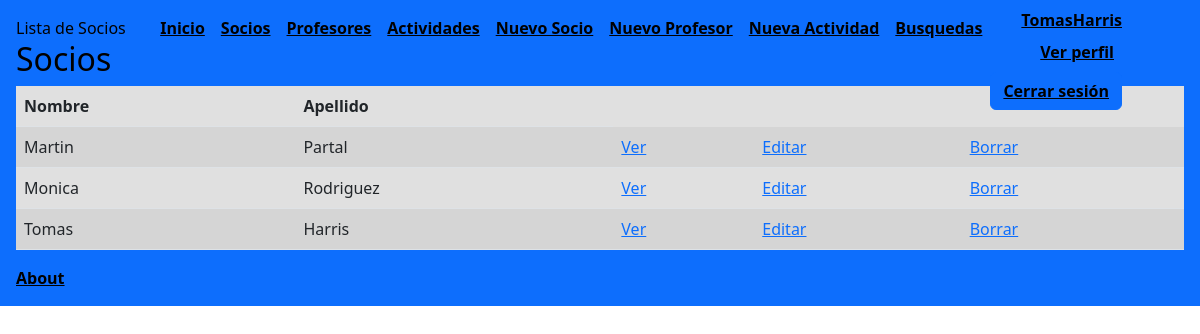
The app's page /lista-socios/ (signed in) with its own data.
### AppProyecto/models.py (models this page shows, shortened)
class Socios(models.Model):
    nombre = models.CharField(max_length=30)
    apellido = models.CharField(max_length=30)
    documento = models.IntegerField()
    email = models.EmailField()
    actividad = models.CharField(max_length=30)

### AppProyecto/views.py (the view)
# urls.py: path('lista-socios/', views.lista_socios, name='lista-socios'),
@login_required
def lista_socios(req):
    socios = Socios.objects.all()
    return render(req, 'appProyecto/socios.html', {'socios': socios})

### AppProyecto/templates/appProyecto/socios.html (shortened to what this page needs)
<!DOCTYPE html>
<html lang="en">
<head>
</head>
<body>
    {% extends "appProyecto/padre.html" %}
    {% load static %}
    {% block contenidoQueCambia %}
    {% block titulo %}Lista de Socios{% endblock %}
<h2>Socios</h2>
<table class="table table-striped" style="background-color: rgb(224, 224, 224);">
    <thead>
        <tr>
            <th>Nombre</th>
            <th>Apellido</th>
        </tr>
    </thead>
    <tbody>
        {% for socio in socios %}
        <tr>
            <td>{{ socio.nombre }}</td>
            <td>{{ socio.apellido }}</td>
            <td> <a href="{% url 'Detail-socio' socio.id %}">Ver</a></td>
            <td><a href="{% url 'Edit-socio' socio.id %}">Editar</a></td>
            <td><a href="{% url 'Delete-socio' socio.id %}">Borrar</a></td>
        </tr>
        {% endfor %}
    </tbody>
</table>
    {% endblock %}

### AppProyecto/templates/appProyecto/padre.html (shortened to what this page needs)
<!DOCTYPE html>
<html lang="en">
    {% load static %}
<head>
    <link href="https://cdn.jsdelivr.net/npm/bootstrap@5.3.0-alpha1/dist/css/bootstrap.min.css" rel="stylesheet">
    <link href="{%  static 'appProyecto/css/styles.css' %}" rel="stylesheet" />
</head>
    <body id="page-top">
        <header class="bg-primary text-black p-3">
        <nav class="navbar navbar-expand-lg navbar-dark navbar-custom fixed-top">
            <div class="container px-5">
                <div class="collapse navbar-collapse" id="navbarResponsive">
                    <ul class="navbar-nav ms-auto">
                        <li class="nav-item"><a style="color:rgb(0, 0, 0)" class="nav-link" href="{% url 'inicio'%}"><u ><strong>Inicio</strong></u></a></li>
                        <li class="nav-item"><a style="color:rgb(0, 0, 0)" class="nav-link" href="{% url 'lista-socios' %}"><u ><strong>Socios</strong></u></a></li>
                        <li class="nav-item"><a style="color:rgb(0, 0, 0)" class="nav-link" href="{%  url 'lista-profesores' %}"><u ><strong>Profesores</strong></u></a></li>
                        <li class="nav-item"><a style="color:rgb(0, 0, 0)" class="nav-link" href="{% url 'lista-actividades' %}"><u ><strong>Actividades</strong></u></a></li>
                        <li class="nav-item"><a style="color:rgb(0, 0, 0)" class="nav-link" href="{% url 'socio_form' %}"><u ><strong>Nuevo Socio </strong></u></a></li>
                        <li class="nav-item"><a style="color:rgb(0, 0, 0)" class="nav-link" href="{% url 'profesor_form' %}"><u ><strong>Nuevo Profesor </strong></u></a></li>
                        <li class="nav-item"><a style="color:rgb(0, 0, 0)" class="nav-link" href="{% url 'New' %}"><u ><strong>Nueva Actividad </strong></u></a></li>
                        <li class="nav-item"><a style="color:rgb(0, 0, 0)" class="nav-link" href="{% url 'buscadores' %}"><u ><strong>Busquedas </strong></u></a></li>
                        {% if request.user.is_authenticated %}
                        <div style="text-align: right;">
                            <a style="color: black;"><u><strong>{{ request.user.username}}</strong></u></a>
                            <li class="nav-item"><a style="color:rgb(0, 0, 0)" class="nav-link" href="{% url 'VerPerfil' %}"><u ><strong>Ver perfil </strong></u></a></li>
                            <div style="text-align: right;">
                        <form method="post" action="{% url 'Logout' %}">
                            <div style="text-align: right;">
                                <button class="btn btn-primary" type="submit" style="color: black;"><u><strong>Cerrar sesión</strong></u></button>
                            </div>
                            </div>
                            </div>
                        {% else %}
                        <li class="nav-item"><a style="color:rgb(0, 0, 0)" class="nav-link" href="{% url 'Login' %}"><u ><strong>Iniciar Sesion </strong></u></a></li>
                        <li class="nav-item"><a style="color:rgb(0, 0, 0)" class="nav-link" href="{% url 'Registro' %}"><u ><strong>Registrarse </strong></u></a></li>
                        {% endif %}
                    </div>
                </div>
        </nav>
            {% block contenidoQueCambia %}{% endblock %}
            <body background="https://golsmedia.com/wp-content/uploads/2021/05/todo-necesitas-saber-crear-club-deportivo-e1622449688440.jpg" >
            {% block main %}
            <div style="text-align: left;"><a style="color:rgb(0, 0, 0)" class="nav-link" href="{% url 'About' %}"><u><strong>About </strong></u></a></li></div>
            {% endblock %}
        </header>

### records on screen
Socios: nombre "Martin", apellido "Partal"
Socios: nombre "Monica", apellido "Rodriguez"
Socios: nombre "Tomas", apellido "Harris"

### other values on screen
{{ request.user.username }} "TomasHarris"
